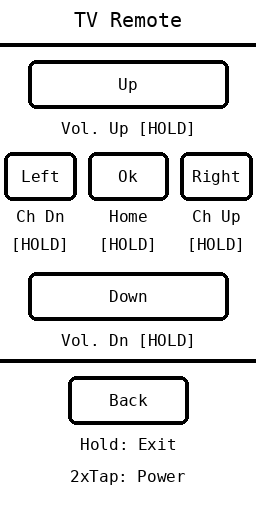

The script that saved this image:
#!/usr/bin/env python3
"""Generate a 4x-scale mockup of the Flipper TV Remote landscape d-pad UI.

The Flipper display is 128x64. With ViewOrientationVerticalFlip the canvas
becomes 64 wide x 128 tall (user holds the Flipper sideways, d-pad on right).

Run:  python3 mockup.py          (requires Pillow)
Output: mockup.png  (256x512 px, 4x scale)
"""

from PIL import Image, ImageDraw, ImageFont

SCALE = 4
W, H = 64, 128
IMG_W, IMG_H = W * SCALE, H * SCALE

# Colours (Flipper is monochrome: black on orange-ish, but we use black on white)
BG = (255, 255, 255)
FG = (0, 0, 0)
HIGHLIGHT = (0, 0, 0)
HIGHLIGHT_TEXT = (255, 255, 255)

img = Image.new("RGB", (IMG_W, IMG_H), BG)
draw = ImageDraw.Draw(img)

try:
    font = ImageFont.truetype("/usr/share/fonts/truetype/dejavu/DejaVuSansMono.ttf", 5 * SCALE)
    font_sm = ImageFont.truetype("/usr/share/fonts/truetype/dejavu/DejaVuSansMono.ttf", 4 * SCALE)
except OSError:
    font = ImageFont.load_default()
    font_sm = font

S = SCALE  # shorthand


def rect(x, y, w, h, filled=False):
    x0, y0 = x * S, y * S
    x1, y1 = (x + w) * S, (y + h) * S
    if filled:
        draw.rounded_rectangle([x0, y0, x1, y1], radius=2 * S, fill=FG)
    else:
        draw.rounded_rectangle([x0, y0, x1, y1], radius=2 * S, outline=FG, width=S)


def text_c(x, y, label, f=None, fill=FG):
    """Draw text centered at (x, y) in display coords."""
    if f is None:
        f = font_sm
    draw.text((x * S, y * S), label, font=f, fill=fill, anchor="mm")


# ── Title bar ──
text_c(32, 5, "TV Remote", font)
draw.line([(0, 11 * S), (W * S, 11 * S)], fill=FG, width=S)

# ── Up button ──
BOX_W_FULL = 50
BOX_H = 12
UP_X = (W - BOX_W_FULL) // 2  # 7
UP_Y = 15
rect(UP_X, UP_Y, BOX_W_FULL, BOX_H)
text_c(32, UP_Y + BOX_H // 2, "Up")
text_c(32, UP_Y + BOX_H + 5, "Vol. Up [HOLD]", font_sm)

# ── Middle row: Left / Ok / Right ──
MID_Y = 38
BOX_W_SIDE = 18
BOX_W_MID = 20
GAP = 3
left_x = 1
ok_x = left_x + BOX_W_SIDE + GAP     # 22
right_x = ok_x + BOX_W_MID + GAP     # 45

rect(left_x, MID_Y, BOX_W_SIDE, BOX_H)
text_c(left_x + BOX_W_SIDE // 2, MID_Y + BOX_H // 2, "Left")

rect(ok_x, MID_Y, BOX_W_MID, BOX_H)
text_c(ok_x + BOX_W_MID // 2, MID_Y + BOX_H // 2, "Ok")

rect(right_x, MID_Y, BOX_W_SIDE, BOX_H)
text_c(right_x + BOX_W_SIDE // 2, MID_Y + BOX_H // 2, "Right")

# Hold labels under each
HOLD_Y = MID_Y + BOX_H + 4
text_c(left_x + BOX_W_SIDE // 2, HOLD_Y, "Ch Dn", font_sm)
text_c(left_x + BOX_W_SIDE // 2, HOLD_Y + 7, "[HOLD]", font_sm)
text_c(ok_x + BOX_W_MID // 2, HOLD_Y, "Home", font_sm)
text_c(ok_x + BOX_W_MID // 2, HOLD_Y + 7, "[HOLD]", font_sm)
text_c(right_x + BOX_W_SIDE // 2, HOLD_Y, "Ch Up", font_sm)
text_c(right_x + BOX_W_SIDE // 2, HOLD_Y + 7, "[HOLD]", font_sm)

# ── Down button ──
DN_Y = 68
rect(UP_X, DN_Y, BOX_W_FULL, BOX_H)
text_c(32, DN_Y + BOX_H // 2, "Down")
text_c(32, DN_Y + BOX_H + 5, "Vol. Dn [HOLD]", font_sm)

# ── Separator ──
draw.line([(0, 90 * S), (W * S, 90 * S)], fill=FG, width=S)

# ── Back button ──
BACK_Y = 94
BACK_W = 30
BACK_X = (W - BACK_W) // 2
rect(BACK_X, BACK_Y, BACK_W, BOX_H)
text_c(32, BACK_Y + BOX_H // 2, "Back")
text_c(32, BACK_Y + BOX_H + 5, "Hold: Exit", font_sm)
text_c(32, BACK_Y + BOX_H + 13, "2xTap: Power", font_sm)

# ── Save ──
out = "mockup.png"
img.save(out)
print(f"Saved {out}  ({IMG_W}x{IMG_H} px, {SCALE}x scale of {W}x{H})")
